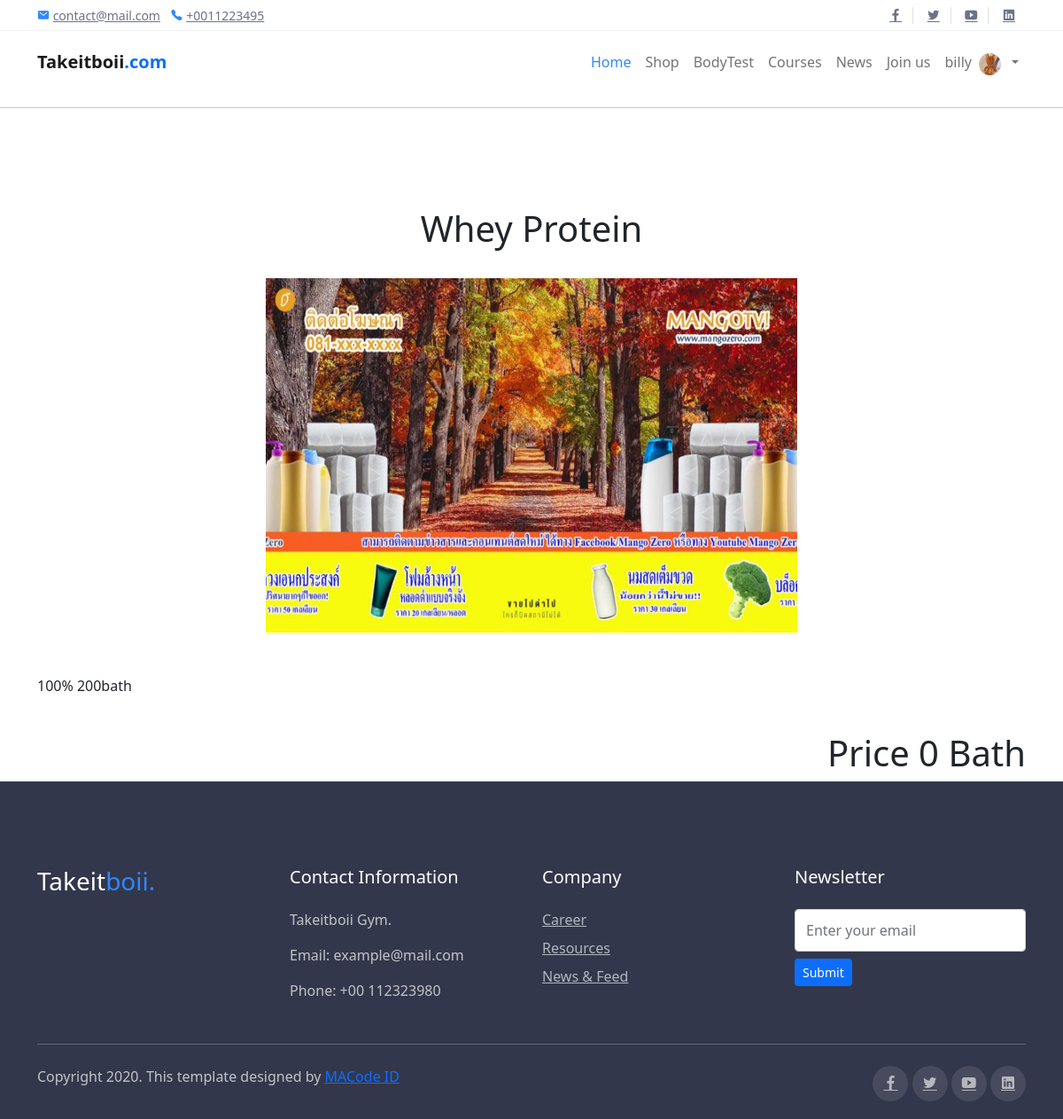
Before: /shop/1 (signed in) with the older database file.
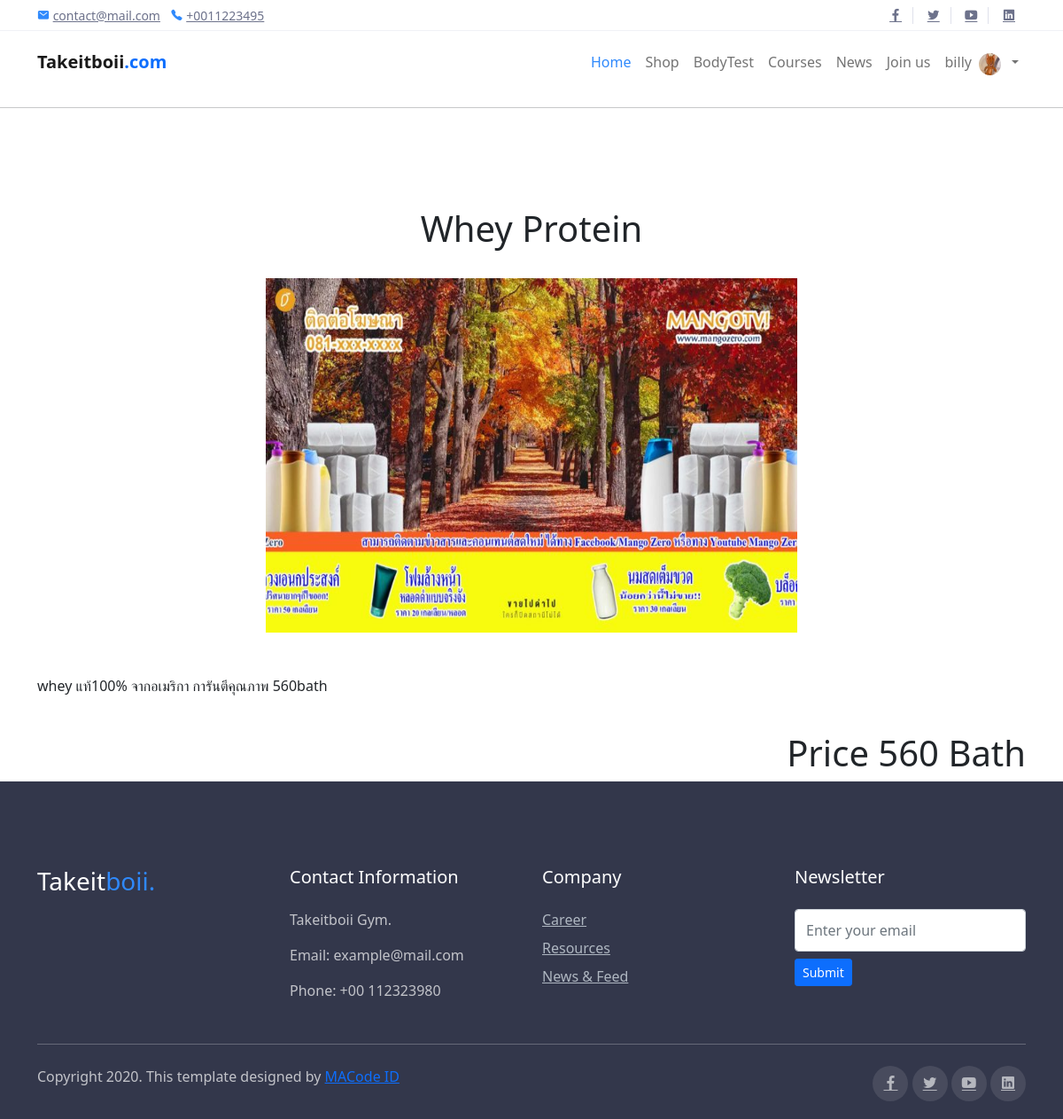
After: the same page with the newer database file.
### Trainer/models.py (models this page shows, shortened)
class Trainer(models.Model):
    user = models.OneToOneField(User, on_delete=models.CASCADE, blank=True)
    age = models.PositiveIntegerField(default=0)
    gender = models.CharField(max_length=20)
    bio = models.CharField(max_length=250, null=True)
    specialist = models.CharField(max_length=100)
    tel = models.CharField(max_length=10, null=True)
    approve = models.BooleanField(default=False)
    profile_pic = models.ImageField(null=True, blank=True, default="trainer_default_pic.jpg")
    videocall_link = models.CharField(max_length=200,null=True, blank=True)

### Shop/models.py (models this page shows, shortened)
class Shop(models.Model):
    title = models.CharField(max_length=100)
    context = models.TextField()
    price = models.PositiveIntegerField(default=0)
    date = models.DateField(auto_now=False, auto_now_add=True)
    pic1 = models.ImageField(null = True,blank = True,default="default-image.png")

### Shop/views.py (the view)
# urls.py: path('<int:id>', views.shop_detail, name="shop_detail"),
def shop_detail(request, id):
    single_post = Shop.objects.get(id=id)
    return render(request, 'shop/shop-detail.html', {'single_post': single_post})

### Shop/templates/shop/shop-detail.html (shortened to what this page needs)
{% extends "home/layout.html" %}
  {% load static %}
  {% block body  %}
            <hr>
            <div class="container"  >
              {% if single_post %}
                  <body>
                  <br></br>
                  <br></br>
                  <h1 align = 'center'>{{ single_post.title }}</h1>
                  <br>
                  <div align="center">
                  <img src="{{single_post.pic1.url}}"  class="center"  width="600" height="400">
                  </div>
                  <br></br>
                  <p>{{ single_post.context | safe }}</p>
                  </body>
                  <br>
                  <h1 style="text-align:right;"> Price {{ single_post.price }} Bath</h1>
              {% endif %}
            </div>
  {% endblock %}

### home/templates/home/layout.html (shortened to what this page needs)
<!DOCTYPE html>
<html>
{% load static %}
<head>
  <link rel="stylesheet" href="{% static 'assets/css/bootstrap.css' %}">
  <link rel="stylesheet" href="{% static 'assets/css/maicons.css' %}">
  <link rel="stylesheet" href="{% static 'assets/vendor/animate/animate.css' %}">
  <link rel="stylesheet" href="{% static 'assets/vendor/owl-carousel/css/owl.carousel.css' %}">
  <link rel="stylesheet" href="{% static 'assets/vendor/fancybox/css/jquery.fancybox.css' %}">
  <link rel="stylesheet" href="{% static 'assets/css/theme.css' %}">
  <link href="https://cdn.jsdelivr.net/npm/bootstrap@5.1.3/dist/css/bootstrap.min.css" rel="stylesheet"
>
</head>
<body>
  <header>
    <div class="top-bar">
      <div class="container">
        <div class="row align-items-center">
          <div class="col-md-8">
            <div class="d-inline-block">
              <span class="mai-mail fg-primary"></span> <a href="mailto:contact@mail.com">contact@mail.com</a>
            </div>
            <div class="d-inline-block ml-2">
              <span class="mai-call fg-primary"></span> <a href="tel:+0011223495">+0011223495</a>
            </div>
          </div>
          <div class="col-md-4 text-right d-none d-md-block">
            <div class="social-mini-button">
              <a href="#"><span class="mai-logo-facebook-f"></span></a>
              <a href="#"><span class="mai-logo-twitter"></span></a>
              <a href="#"><span class="mai-logo-youtube"></span></a>
              <a href="#"><span class="mai-logo-linkedin"></span></a>
            </div>
          </div>
        </div>
      </div>
    </div>
    <nav class="navbar navbar-expand-lg navbar-light">
      <div class="container">
        <a href="{% url 'home:index' %}" class="navbar-brand">Takeitboii<span class="text-primary">.com</span></a>
        <div class="navbar-collapse collapse" id="navbarContent">
          <ul class="navbar-nav ml-auto pt-3 pt-lg-0">
            <li class="nav-item active">
              <a href="{% url 'home:index' %}" class="nav-link">Home</a>
            </li>
            <li class="nav-item">
              <a href="{% url 'Shop:shop_list' %}" class="nav-link">Shop</a>
            </li>
            <li class="nav-item">
              <a href="{% url 'feature:bdTest' %}" class="nav-link">BodyTest</a>
            </li>
            <li class="nav-item">
              <a href="{% url 'Courses:course_list' %}" class="nav-link">Courses</a>
            </li>
            <li class="nav-item">
              <a href="{% url 'News:news-list' %}" class="nav-link">News</a>
            </li>
            <li class="nav-item">
              <a href="{% url 'Trainer:apply' %}" class="nav-link">Join us</a>
            </li>
            {%if request.user.is_authenticated %}
            <li class="nav-item">
              <a class="nav-link"> {{request.user.username}}</a>
            </li>
            {% if request.user.customer %}
            {% if request.user.customer.profile_pic %}
            <img class='profile-pic-home' src="{% static request.user.customer.profile_pic.url %}">
            {% else %}
            <img class='profile-pic-home' src="{% static 'images/user_default_pic.jfif' %}">
            {% endif %}
            {%else%}
            {% if request.user.trainer.profile_pic %}
            <img class='profile-pic-home' src='{% static request.user.trainer.profile_pic.url %}'>
            {% else %}
            <img class='profile-pic-home' src="{% static 'images/trainer_default_pic.jpg' %}">
            {% endif %}
            {% endif %}
            <li class="nav-item">
            <li class="nav-item dropdown">
              <a class="nav-link dropdown-toggle" href="#" id="navbarDropdown" role="button" data-bs-toggle="dropdown"
                aria-expanded="false">
              </a>
                {% if request.user.is_superuser %}
                <li><a class="dropdown-item" href="{% url 'administrator:profile' %}">profile</a></li>
                <li><a class="dropdown-item" href="{% url 'Users:logout' %}">Log out</a></li>
                {% else %}
            </li>
            {% endif %}
            {% endif %}
          </ul>
        </div>
      </div>
    </nav>
    {% block body %}
    {% endblock %}
    <footer class="page-footer">
      <div class="container">
        <div class="row">
          <div class="col-lg-3 py-3">
            <h3>Takeit<span class="fg-primary">boii.</span></h3>
          </div>
          <div class="col-lg-3 py-3">
            <h5>Contact Information</h5>
            <p>Takeitboii Gym.</p>
            <p>Email: example@mail.com</p>
            <p>Phone: +00 112323980</p>
          </div>
          <div class="col-lg-3 py-3">
            <h5>Company</h5>
            <ul class="footer-menu">
              <li><a href="#">Career</a></li>
              <li><a href="#">Resources</a></li>
              <li><a href="#">News & Feed</a></li>
            </ul>
          </div>
          <div class="col-lg-3 py-3">
            <h5>Newsletter</h5>
            <form action="#">
              <input type="text" class="form-control" placeholder="Enter your email">
              <button type="submit" class="btn btn-primary btn-sm mt-2">Submit</button>
            </form>
          </div>
        </div>
        <hr>
        <div class="row mt-4">
          <div class="col-md-6">
            <p>Copyright 2020. This template designed by <a href="https://macodeid.com">MACode ID</a></p>
          </div>
          <div class="col-md-6 text-right">
            <div class="sosmed-button">
              <a href="#"><span class="mai-logo-facebook-f"></span></a>
              <a href="#"><span class="mai-logo-twitter"></span></a>
              <a href="#"><span class="mai-logo-youtube"></span></a>
              <a href="#"><span class="mai-logo-linkedin"></span></a>
            </div>
          </div>
        </div>
      </div>
    </footer>
</body>
</html>

### static/assets/css/theme.css (style rules this page uses)
body { font-family: "Open Sans", sans-serif; font-weight: 400; line-height: 1.65; color: #2d2f38; }
a { color: #4B74FE; text-decoration: none; background-color: transparent; }
h1, .h1, h2, .h2, h3, .h3, h4, .h4, h5, .h5, h6, .h6 { line-height: 1.3; }
.fg-primary { color: #2F89FC !important; }
.btn { padding: 10px 28px; -webkit-transition: all 0.2s ease; transition: all 0.2s ease; }
.btn-primary { color: #fff; background-color: #2F89FC; border-color: #2F89FC; }
.navbar { min-height: 70px; }
.navbar-brand { font-weight: 600; padding-top: 10px; padding-bottom: 10px; }
.navbar-nav { margin-top: 10px; border-top: 1px solid #e4e7ee; -ms-flex-negative: 0; flex-shrink: 0; }
.navbar-nav .nav-link { -webkit-transition: all .2s ease; transition: all .2s ease; }
.navbar-light .navbar-nav .nav-link { color: rgba(109, 114, 139, 0.75); }
.navbar-light .navbar-nav .show > .nav-link, .navbar-light .navbar-nav .active > .nav-link, .navbar-light .navbar-nav .nav-link.show, .navbar-light .navbar-nav .nav-link.active { color: #2F89FC; }
@media (min-width: 992px) { .navbar-expand-lg .navbar-nav { margin-top: 0; border-top: none; } }
@media (min-width: 992px) { .navbar-expand-lg .navbar-nav .nav-link { padding-right: 1rem; padding-left: 1rem; } }
@media (min-width: 992px) { .navbar-expand-lg .navbar-nav { -webkit-box-align: center; -ms-flex-align: center; align-items: center; } }
.form-control { padding: 8px 15px; height: calc(1.5em + 1.375rem + 2px); border-color: #dee1e6; }
.top-bar { display: block; height: 35px; border-bottom: 1px solid #f0f1f6; font-size: 14px; }
.top-bar .container, .top-bar .row { height: 100%; }
.top-bar a { color: #6D728B; }
.social-mini-button a { padding-left: 12px; padding-right: 12px; }
.social-mini-button a:not(:last-child) { border-right: 1px solid #dfe1eb; }
.page-footer { position: relative; display: block; padding-top: 80px; padding-bottom: 20px; background-color: #33374B; color: #fff; }
.page-footer hr { border-color: #464B61; }
.page-footer h5 { margin-bottom: 24px; }
.page-footer p { color: rgba(255, 255, 255, 0.7); }
.footer-menu { position: relative; padding-left: 0; list-style: none; }
.footer-menu li { margin-bottom: 8px; }
.footer-menu a { color: #AFB7C1; }
.sosmed-button a { display: inline-block; width: 40px; height: 40px; line-height: 40px; text-align: center; border-radius: 50%; background-color: rgba(255, 255, 255, 0.1); color: rgba(255, 255, 255, 0.6); outline: none !important; }

### home/templates/home/layout.html (style rules this page uses)
.profile-pic-home { margin-top: 5px; width: 25px; height: 25px; overflow: hidden; -webkit-border-radius: 50%; -moz-border-radius: 50%; -ms-border-radius: 50%; -o-border-radius: 50%; border-radius: 50%; }

Changed rows visible on the page:
changed Shop "Whey Protein": context "100% 200bath" → "whey แท้100% จากอเมริกา การันตีคุณภาพ 560bath"; price "0" → "560"
